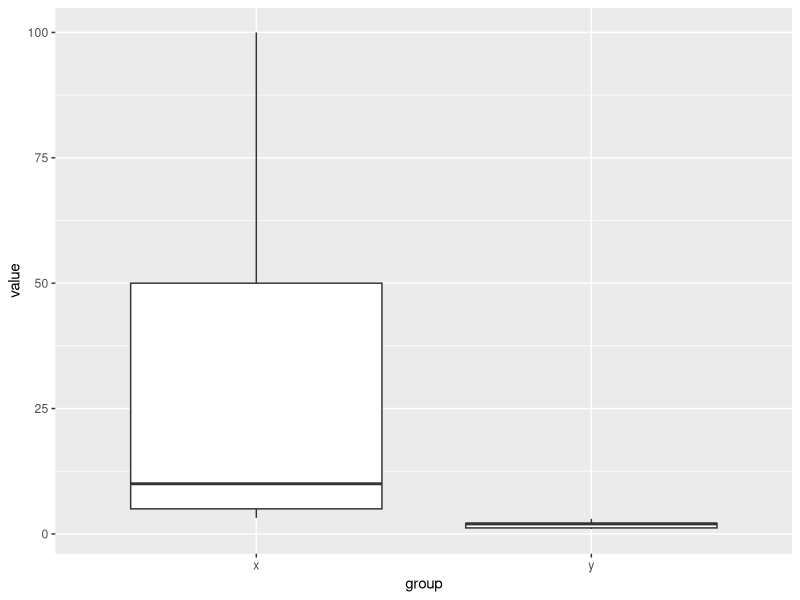
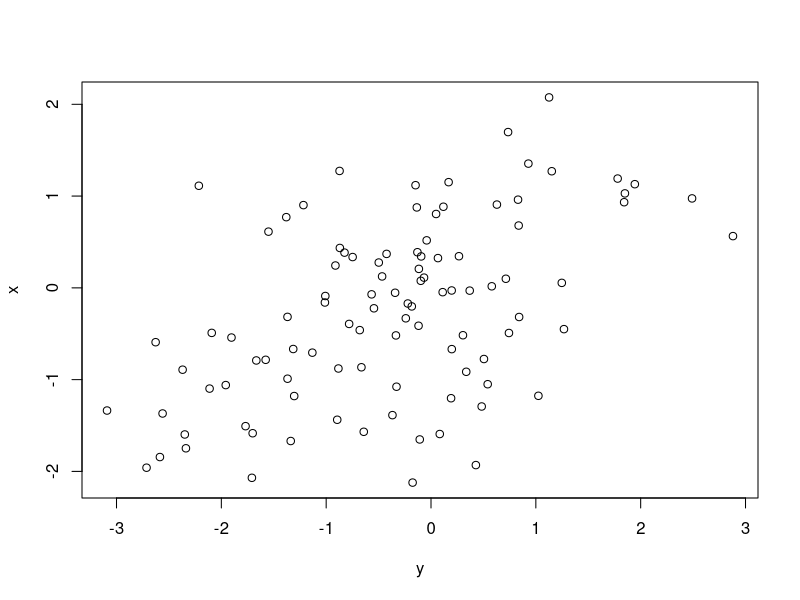

Source code (R) for these figures, in order:
#' DESCRIPTION:
#' Script for introductory work


#in-class ----------------------------------------------------------------

library(tidyverse)

# non-parametric test

x <- c(3.2, 5.0, 10.0, 100, 50)
y <- c(1.0, 3.0, 2.0, 2.1, 1.2)

df_xy <- tibble(group = c(rep("x" , length(x)),
                          rep("y", length(y))),
                value = c(x , y))

df_xy %>%
  ggplot(aes(x = group,
             y = value)) +
  geom_boxplot()

# try t-test 

t.test(x, y)


# non-parametric version of t-test
# Wilcox test

wilcox.test(x, y)

# ANOVA is for more than two groups and assuming normal distribution - parametric 

aov(weight ~ group,
    data = PlantGrowth)


# non-parametric version of ANOVA = Kruskal-Wallis Sum Test  kruskal.test()

kruskal.test(weight ~ group,
             data = PlantGrowth)

# Confidence Interval 

# insignificant 
m <- lm(Sepal.Length ~ Sepal.Width,
        data = iris)

confint(m)

# significant 
m1 <- lm(Petal.Length ~ Petal.Width,
        data = iris)

confint(m1)

## correlation ####

x <- rnorm(100, mean = 0, sd = 1)
y <- rnorm(100, mean = 0.8 * x, sd = 1)

plot(x ~ y)

## parametric - pearson 

cor.test(x, y)

## non-parametric - spearman

cor.test(x ,y, method = "spearman")

## covariance 

cov(x, y)

cov(x, y) / (sd(x) * sd(y))







